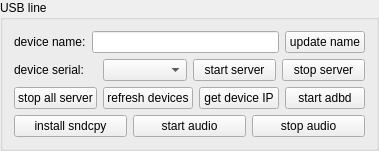
              <widget class="QGroupBox" name="usbGroupBox">
                <property name="sizePolicy">
                  <sizepolicy hsizetype="Preferred" vsizetype="Preferred">
                    <horstretch>0</horstretch>
                    <verstretch>0</verstretch>
                  </sizepolicy>
                </property>
                <property name="title">
                  <string>USB line</string>
                </property>
                <layout class="QVBoxLayout" name="verticalLayout">
                  <item>
                    <layout class="QHBoxLayout" name="horizontalLayout_10">
                      <item>
                        <widget class="QLabel" name="label_9">
                          <property name="sizePolicy">
                            <sizepolicy hsizetype="Preferred" vsizetype="Preferred">
                              <horstretch>0</horstretch>
                              <verstretch>0</verstretch>
                            </sizepolicy>
                          </property>
                          <property name="text">
                            <string>device name:</string>
                          </property>
                        </widget>
                      </item>
                      <item>
                        <widget class="QLineEdit" name="userNameEdt">
                          <property name="sizePolicy">
                            <sizepolicy hsizetype="MinimumExpanding" vsizetype="Preferred">
                              <horstretch>0</horstretch>
                              <verstretch>0</verstretch>
                            </sizepolicy>
                          </property>
                        </widget>
                      </item>
                      <item>
                        <widget class="QPushButton" name="updateNameBtn">
                          <property name="sizePolicy">
                            <sizepolicy hsizetype="Preferred" vsizetype="Preferred">
                              <horstretch>0</horstretch>
                              <verstretch>0</verstretch>
                            </sizepolicy>
                          </property>
                          <property name="text">
                            <string>update name</string>
                          </property>
                          <property name="autoDefault">
                            <bool>false</bool>
                          </property>
                        </widget>
                      </item>
                    </layout>
                  </item>
                  <item>
                    <widget class="QWidget" name="usbWidget1" native="true">
                      <property name="sizePolicy">
                        <sizepolicy hsizetype="Preferred" vsizetype="Preferred">
                          <horstretch>0</horstretch>
                          <verstretch>0</verstretch>
                        </sizepolicy>
                      </property>
                      <layout class="QHBoxLayout" name="horizontalLayout_3">
                        <property name="leftMargin">
                          <number>0</number>
                        </property>
                        <property name="topMargin">
                          <number>0</number>
                        </property>
                        <property name="rightMargin">
                          <number>0</number>
                        </property>
                        <property name="bottomMargin">
                          <number>0</number>
                        </property>
                        <item>
                          <widget class="QLabel" name="label_2">
                            <property name="sizePolicy">
                              <sizepolicy hsizetype="Preferred" vsizetype="Preferred">
                                <horstretch>0</horstretch>
                                <verstretch>0</verstretch>
                              </sizepolicy>
                            </property>
                            <property name="text">
                              <string>device serial:</string>
                            </property>
                          </widget>
                        </item>
                        <item>
                          <widget class="QComboBox" name="serialBox">
                            <property name="sizePolicy">
                              <sizepolicy hsizetype="Preferred" vsizetype="Preferred">
                                <horstretch>0</horstretch>
                                <verstretch>0</verstretch>
                              </sizepolicy>
                            </property>
                          </widget>
                        </item>
                        <item>
                          <widget class="QPushButton" name="startServerBtn">
                            <property name="sizePolicy">
                              <sizepolicy hsizetype="Preferred" vsizetype="Preferred">
                                <horstretch>0</horstretch>
                                <verstretch>0</verstretch>
                              </sizepolicy>
                            </property>
                            <property name="text">
                              <string>start server</string>
                            </property>
                            <property name="autoDefault">
                              <bool>false</bool>
                            </property>
                          </widget>
                        </item>
                        <item>
                          <widget class="QPushButton" name="stopServerBtn">
                            <property name="sizePolicy">
                              <sizepolicy hsizetype="Preferred" vsizetype="Preferred">
                                <horstretch>0</horstretch>
                                <verstretch>0</verstretch>
                              </sizepolicy>
                            </property>
                            <property name="text">
                              <string>stop server</string>
                            </property>
                            <property name="autoDefault">
                              <bool>false</bool>
                            </property>
                          </widget>
                        </item>
                      </layout>
                    </widget>
                  </item>
                  <item>
                    <widget class="QWidget" name="usbWidget2" native="true">
                      <property name="sizePolicy">
                        <sizepolicy hsizetype="Preferred" vsizetype="Preferred">
                          <horstretch>0</horstretch>
                          <verstretch>0</verstretch>
                        </sizepolicy>
                      </property>
                      <layout class="QHBoxLayout" name="horizontalLayout_4">
                        <property name="leftMargin">
                          <number>0</number>
                        </property>
                        <property name="topMargin">
                          <number>0</number>
                        </property>
                        <property name="rightMargin">
                          <number>0</number>
                        </property>
                        <property name="bottomMargin">
                          <number>0</number>
                        </property>
                        <item>
                          <widget class="QPushButton" name="stopAllServerBtn">
                            <property name="sizePolicy">
                              <sizepolicy hsizetype="Preferred" vsizetype="Preferred">
                                <horstretch>0</horstretch>
                                <verstretch>0</verstretch>
                              </sizepolicy>
                            </property>
                            <property name="text">
                              <string>stop all server</string>
                            </property>
                          </widget>
                        </item>
                        <item>
                          <widget class="QPushButton" name="updateDevice">
                            <property name="sizePolicy">
                              <sizepolicy hsizetype="Preferred" vsizetype="Preferred">
                                <horstretch>0</horstretch>
                                <verstretch>0</verstretch>
                              </sizepolicy>
                            </property>
                            <property name="text">
                              <string>refresh devices</string>
                            </property>
                            <property name="autoDefault">
                              <bool>false</bool>
                            </property>
                          </widget>
                        </item>
                        <item>
                          <widget class="QPushButton" name="getIPBtn">
                            <property name="sizePolicy">
                              <sizepolicy hsizetype="Preferred" vsizetype="Preferred">
                                <horstretch>0</horstretch>
                                <verstretch>0</verstretch>
                              </sizepolicy>
                            </property>
                            <property name="text">
                              <string>get device IP</string>
                            </property>
                            <property name="autoDefault">
                              <bool>false</bool>
                            </property>
                          </widget>
                        </item>
                        <item>
                          <widget class="QPushButton" name="startAdbdBtn">
                            <property name="sizePolicy">
                              <sizepolicy hsizetype="Preferred" vsizetype="Preferred">
                                <horstretch>0</horstretch>
                                <verstretch>0</verstretch>
                              </sizepolicy>
                            </property>
                            <property name="text">
                              <string>start adbd</string>
                            </property>
                            <property name="autoDefault">
                              <bool>false</bool>
                            </property>
                          </widget>
                        </item>
                      </layout>
                    </widget>
                  </item>
                  <item>
                    <widget class="QWidget" name="usbWidget3" native="true">
                      <layout class="QHBoxLayout" name="horizontalLayout_12">
                        <property name="leftMargin">
                          <number>0</number>
                        </property>
                        <property name="topMargin">
                          <number>0</number>
                        </property>
                        <property name="rightMargin">
                          <number>0</number>
                        </property>
                        <property name="bottomMargin">
                          <number>0</number>
                        </property>
                        <item>
                          <widget class="QPushButton" name="installSndcpyBtn">
                            <property name="sizePolicy">
                              <sizepolicy hsizetype="Preferred" vsizetype="Preferred">
                                <horstretch>0</horstretch>
                                <verstretch>0</verstretch>
                              </sizepolicy>
                            </property>
                            <property name="text">
                              <string>install sndcpy</string>
                            </property>
                          </widget>
                        </item>
                        <item>
                          <widget class="QPushButton" name="startAudioBtn">
                            <property name="sizePolicy">
                              <sizepolicy hsizetype="Preferred" vsizetype="Preferred">
                                <horstretch>0</horstretch>
                                <verstretch>0</verstretch>
                              </sizepolicy>
                            </property>
                            <property name="text">
                              <string>start audio</string>
                            </property>
                          </widget>
                        </item>
                        <item>
                          <widget class="QPushButton" name="stopAudioBtn">
                            <property name="sizePolicy">
                              <sizepolicy hsizetype="Preferred" vsizetype="Preferred">
                                <horstretch>0</horstretch>
                                <verstretch>0</verstretch>
                              </sizepolicy>
                            </property>
                            <property name="text">
                              <string>stop audio</string>
                            </property>
                          </widget>
                        </item>
                      </layout>
                    </widget>
                  </item>
                </layout>
              </widget>
